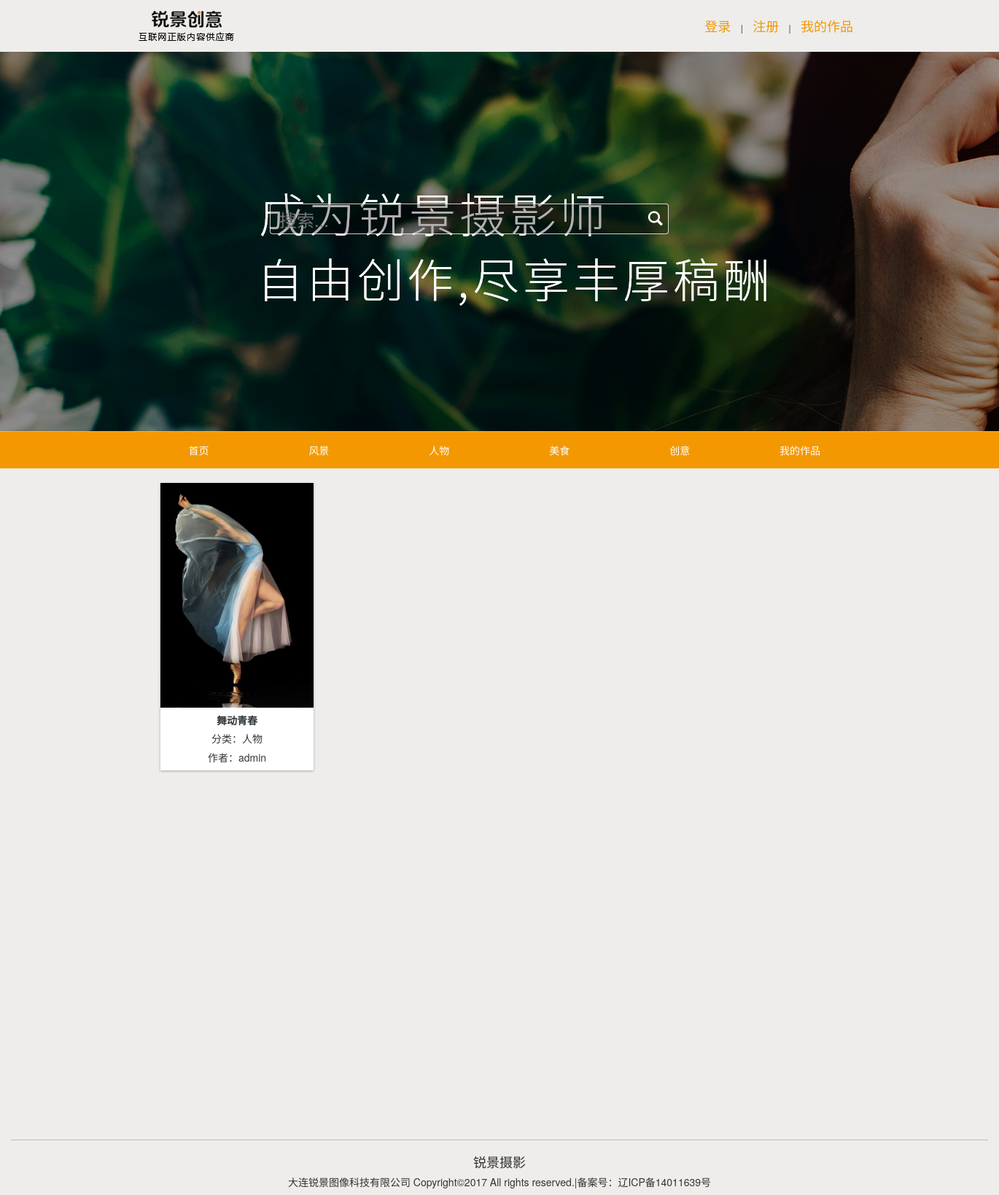
/sousuo.php?query=人物, run on an earlier commit of the app's database.
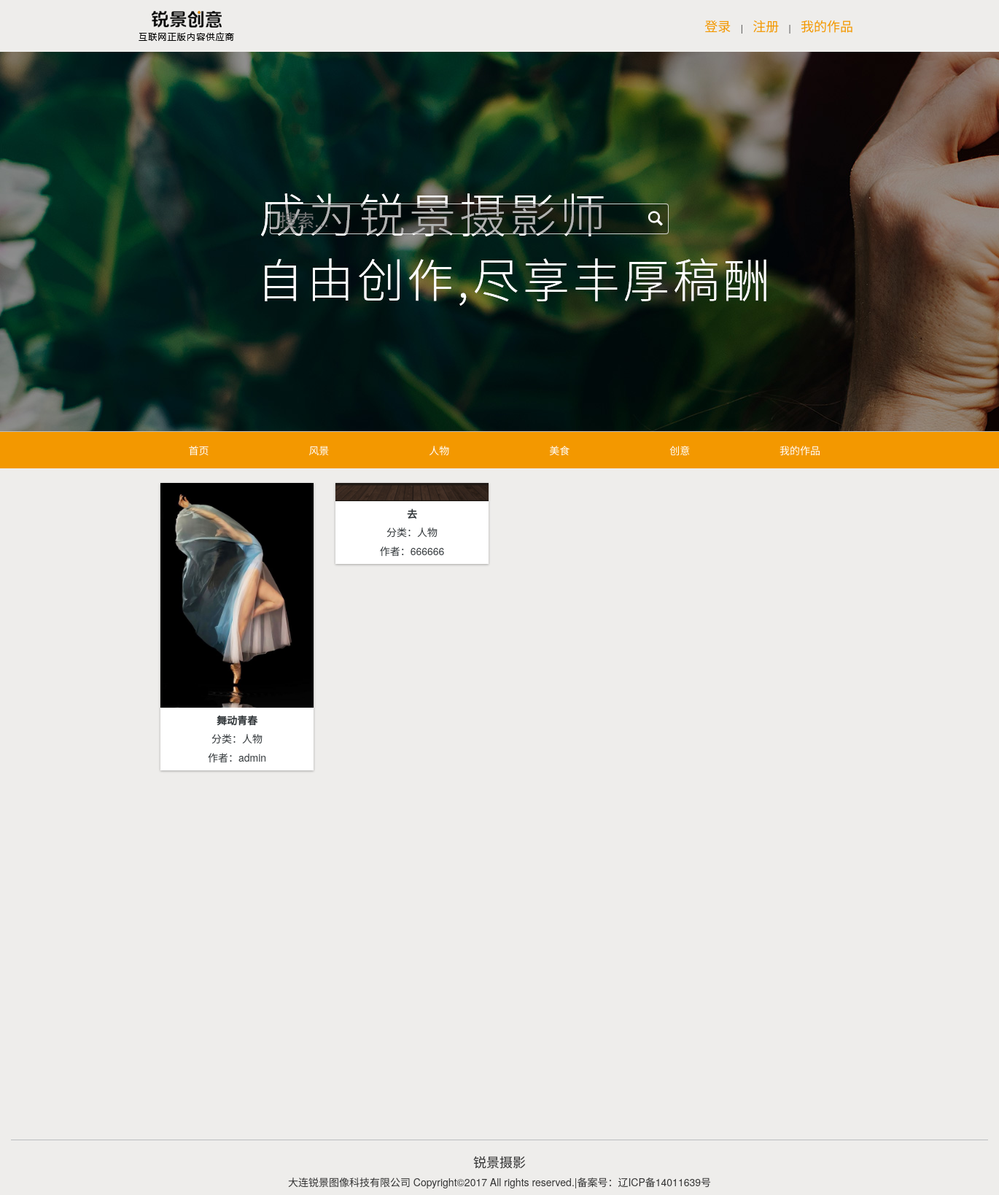
And on a later commit of the database.
### tables this page shows
CREATE TABLE `picture` (
  `pictureid` int(11) NOT NULL,
  `picturename` varchar(600) NOT NULL,
  `img` varchar(150) NOT NULL,
  `type` varchar(8) NOT NULL,
  `say` varchar(1000) NOT NULL,
  `photographer` varchar(30) NOT NULL DEFAULT 'admin'
);

### sousuo.php (the view, shortened to what this page needs)
<?php include("shujuku.php") ?>
<!DOCTYPE html>
<html lang="zh-cn">
<head>
    <link href="css/bootstrap.min.css" rel="stylesheet">
    <link href="css/main.css" rel="stylesheet">
</head>
<body>
<?php
    include("dingbu.php");
?>
<div class="container">
    <div class="row clearfix">
        <div class="col-xs-12 column span1">
            <div class="row clearfix">
                <div class="col-xs-12 column margin1">
                    <div class="row clearfix">
                        <?php
                        $sql = "select * from picture where concat(picturename,type,photographer) like '%".$_GET['query']."%'";
                        $result = mysqli_query($conn,$sql);
                        if(mysqli_affected_rows($conn)>0) {
                            for($i=1;$i<5;$i++){
                                mysqli_data_seek($result,0);
                                echo "<div class='col-xs-3 column padding1' align='center'>";
                                    $k = 1;
                                    while ($row = mysqli_fetch_array($result)) {
                                        $pictureid=$row['pictureid'];
                                        $img= $row['img'];
                                        $picturename=$row['picturename'];
                                        $type=$row['type'];
                                        $photographer=$row['photographer'];
                                        if((($k%4==$i)&&($i!=4))||(($k%4==0)&&($i==4))){
                                            echo "<a href='xiangqing.php?id=" .$pictureid. "' style='color:#32373a;'>";
                                              echo "<div class='col-xs-12 column margin3'>";
                                                  echo "<div class='row clearfix card'>";
                                                      echo "<div class='col-xs-12 column padding1' align='center'>";
                                                         echo "<img class='img-responsive' src='" .$img. "'/>";
                                                      echo "</div>";
                                                      echo "<h5><b>".$picturename."</b></h5>";
                                                      echo "<h5>分类：".$type."</h5>";
                                                      echo "<h5>作者：".$photographer."</h5>";
                                                  echo "</div>";
                                              echo "</div>";
                                            echo "</a>";
                                        }
                                    $k++;
                                    }
                                echo"</div>";
                            }
                            }
                        ?>
                    </div>
                </div>
            </div>
        </div>
    </div>
</div>
<?php
    include("weibu.php");
?>
</body>
</html>

### dingbu.php (shortened to what this page needs)
<div class="container top">
	<div class="row clearfix">
		<div class="col-xs-12 column padding3">
			<div class="row clearfix">
                <div class="col-xs-6 column padding1">
                    <img src="image/logo.png" class="img-responsive">
                </div>
            <?php
                    if(!isset($_SESSION['username'])){
                        echo'<div class="col-xs-6 column padding1" align="right">
						    <h6><a href="denglu.php"><font class="color3">&nbsp;&nbsp;登录&nbsp;&nbsp;</font></a>&nbsp;|&nbsp;<a href="zhuce.php"><font class="color3">&nbsp;&nbsp;注册&nbsp;&nbsp;</font></a>&nbsp;|&nbsp;<a href="wode.php"><font class="color3">&nbsp;&nbsp;我的作品&nbsp;&nbsp;</font></a></h6>
						</div>';
                        }
                    ?>
			</div>
		</div>
	</div>
</div>
<div class="container-fluid search">
    <div class="container">
    	<div class="row clearfix">
    		<div class="col-xs-12 column">
    			<div class="row clearfix">
    			    <form class="navbar-form  padding1" role="search" action="sousuo.php" method="get">
                    <div class="form-group col-xs-offset-2  col-xs-7 column" align="right">
                        <input id="query" name="query" type="text" placeholder="搜索..." class="form-control" />
                    </div>
                    <button id="" name="" type="submit" class="btn size2 button1"><font class="glyphicon glyphicon-search"></font></button>
                    </form>
    			</div>
    		</div>
    	</div>
    </div>
</div>
<div class="container-fluid background2">
<div class="container">
	<div class="row clearfix">
		<div class="col-xs-12 column padding3">
			<div class="row clearfix">
                <div class="col-xs-2 column" align="center">
                    <a href="index.php">首页</a>
                </div>
                <div class="col-xs-2 column" align="center">
                    <a href="sousuo.php?query=风景">风景</a>
                </div>
                <div class="col-xs-2 column" align="center">
                    <a href="sousuo.php?query=人物">人物</a>
                </div>
                <div class="col-xs-2 column" align="center">
                    <a href="sousuo.php?query=美食">美食</a>
                </div>
                <div class="col-xs-2 column" align="center">
                    <a href="sousuo.php?query=创意">创意</a>
                </div>
                <div class="col-xs-2 column" align="center">
                    <a href="wode.php">我的作品</a>
                </div>
            </div>
		</div>
	</div>
</div>
</div>

### weibu.php
<div class="container-fluid">
	<div class="row clearfix">
		<div class="col-xs-12 column" align="center">
            <hr>
			<h4>锐景摄影</h4>
			<h5>大连锐景图像科技有限公司  Copyright©2017   All rights reserved.|备案号：辽ICP备14011639号  </h5>
		</div>
	</div>
</div>

### css/main.css (style rules this page uses)
body { min-width: 1360px; background-color: #eeedeb; }
hr { border-width: 1px 0px 0px; border-style: solid none none; border-color: #BBBDBF currentColor currentColor; border-image: none; margin-top: 20px; margin-bottom: 20px; }
.search { background:url(../image/banner.jpg) #ffffff no-repeat fixed; min-height: 520px; padding-top: 200px; }
.search input { border: 1px solid rgba(255,255,255,.8); background: rgba(0,0,0,.3); color: #ffffff; }
.card { background-color: #ffffff; box-shadow: 0 1px 3px rgba(0,0,0,.3); -moz-box-shadow: 0 1px 3px rgba(0,0,0,.3); -webkit-box-shadow: 0 1px 3px rgba(0,0,0,.3); }
.top a { font-size: 18px; line-height: 21px; }
.container { width: 1050px; }
.span1 { min-height: 900px; }
.size2 { height:34px; line-height: 28px; border: 0px; }
.background2 { background-color: #F39800; }
.color3 { color:#F39800; }
.form-control { height: 42px; font-size: 24px; line-height: 28px; }
.button1 { background-color: transparent; color:#ffffff; height:42px; line-height: 28px; font-size: 20px; border: 0px; position: relative; margin-left: -50px; }
.margin1 { margin-top:20px; }
.margin3 { margin-bottom:20px; }
.padding1 { padding-left:0px; padding-right:0px; }
.padding3 { padding-top:15px; padding-bottom:15px; }
a:link { text-decoration: none; }

What changed in the data, as far as the page shows it:
added picture: img (picture), picturename "去", type "人物", photographer "666666"
